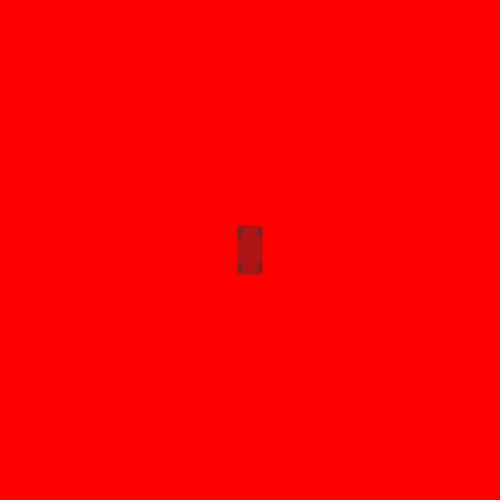
Frame 1 (no input)
Frame 60 (the mouse pressed at the canvas centre just before this capture): identical to frame 1, image omitted
Frame 120 (the mouse held since frame 60 and released just before this capture): identical to frame 1, image omitted

The Processing sketch that drew this single still picture (run headless with seeded random() and noise(); from frame 60 on, the mouse is pressed at the canvas centre):

// Processing sketch: processing_78655
// ── processing_78655.pde

// simple car by Luke O'Connor
 
PVector position, velocity;
float angle, steerAngle;
 
boolean[] keys = new boolean[256];
 
//
void setup() {
   
  //
  size(500, 500);
  smooth();
   
  //
  velocity = new PVector();
  position = new PVector(width * 1.5, height * 1.5);
   
  //
  angle = 0.0;
  steerAngle = 0.0;
   
}
 
 
//
void draw() {
   
  //
  background(255,0,0);
 
  //
  PVector force = new PVector(); 
   
  //
  PVector vector1 = new PVector(sin(angle), cos(angle));
  PVector vector2 = new PVector(vector1.y, - vector1.x);
   
  //
  float forwardVelocity = vector1.dot(velocity);
  float sidewaysVelocity = vector2.dot(velocity);
 
  //
  steerAngle = 0.0;
  float factor = constrain(forwardVelocity * 0.5, -1.5, 1.5);
  if(keys[37]) {
    angle += 0.05 * factor;
    steerAngle = - PI * 0.20;
  }
  if(keys[39]) {
    angle -= 0.05 * factor; 
    steerAngle = PI * 0.20;
  }
   
  //
  force.add(PVector.mult(vector1, -forwardVelocity * 0.1));
  if(keys[38]) {
    force.add(PVector.mult(vector1, 1.0));
  }   
  if(keys[40]) {
    force.add(PVector.mult(vector1, -1.0));
  }  
   
  //
  float sidewaysFriction = - constrain(sidewaysVelocity * 10.0, -5.0, 5.0);
  force.add(PVector.mult(vector2, sidewaysFriction)); 
   
  //
  force.div(7.5);
  velocity.add(force);
  position.add(velocity);
   
  //
  position.x = (position.x + width) % width;
  position.y = (position.y + height) % height;
   
  //
  fill(50, 100);
  noStroke();
  rectMode(CENTER);
  //
  pushMatrix();
  translate(position.x, position.y);
  rotate(-angle);
  rect(0, 0, 25, 50);
  pushMatrix();
  translate(10,17);
  rotate(steerAngle);
  rect(0, 0, 5, 10);
  popMatrix();
  pushMatrix();
  translate(-10,17);
  rotate(steerAngle);
  rect(0, 0, 5, 10);
  popMatrix();
  pushMatrix();
  translate(-10,-17);
  rect(0, 0, 5, 10);
  popMatrix();  
  pushMatrix();
  translate(10,-17);
  rect(0, 0, 5, 10);
  popMatrix();  
  popMatrix();
   
}
 
 
//
void keyPressed() {keys[keyCode] = true;}
void keyReleased() {keys[keyCode] = false;}
